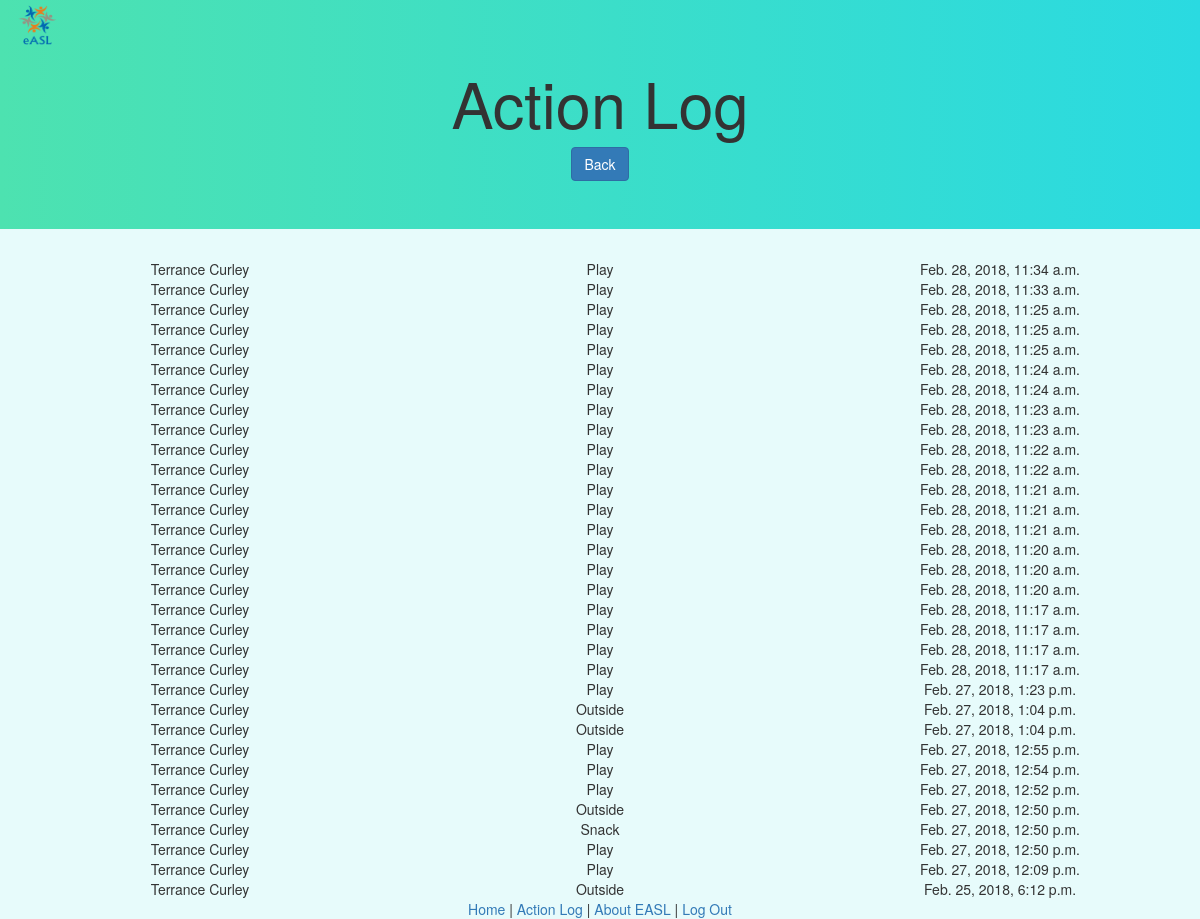
Page /actions/1/ (signed in) on the committed database.
### webApp/models.py (models this page shows, shortened)
class Action(models.Model):
    ACTION_CHOICES = [('S', 'Snack'), ('P', 'Play'), ('O', 'Outside'), ('B', 'Bathroom'), ('C', 'CallHome'), ('N', 'Nurse'), ('R', 'Read')]
    time = models.DateTimeField()
    action = models.CharField(max_length=1, choices=ACTION_CHOICES)
    student = models.ForeignKey('Student', on_delete=models.CASCADE)
    class Meta:
        ordering = ['-time']

class Student(models.Model):
    first_name = models.CharField(max_length=50)
    last_name = models.CharField(max_length=50)
    date_of_birth = models.DateField()
    gender = models.CharField(max_length=10, choices=[('M', 'Male'), ('F', 'Female')])
    parent = models.ForeignKey(User, null=True, blank=True, on_delete=models.CASCADE)
    def __str__(self):
        return(self.first_name + ' ' + self.last_name)
    class Meta:
        unique_together = [("first_name", "last_name", "date_of_birth")]
        ordering = ['last_name']

### webApp/views.py (the view)
# urls.py: url(r'^actions/(\d+)/', views.student_action_log, name='student_action_log'),
def student_action_log(request, id):
    if request.user.is_authenticated:
        try:
            student = Student.objects.get(id=id)
        except Student.DoesNotExist:
            raise Http404('Student not found')
        if request.user.is_staff or student.parent == request.user:
            actions = Action.objects.filter(student=student)
            return render(request, 'action_log.html', {'actions': actions})
        else:
            return redirect('/unauth')
    else:
        return redirect('/accounts/login')

### webApp/templates/action_log.html (shortened to what this page needs)
{% extends "base.html" %}
{% block content %}
<img class ='logo' src='/static/images/eASL_logo.png' height="50" width="75">
<div class="jumbotron text-center">
  <h1 class="text-center"> Action Log </h1>
  <input type=button class="btn btn-primary" value="Back" onClick="javascript:history.go(-1);">
</div>
{% for action in actions %}
  <div class="text-center">
    <div class="col-md-4">
      {{ action.student }}
    </div>
    <div class="col-md-4">
        {{ action.get_action_display }}
    </div>
    <div class="col-md-4">
        {{ action.time }}
    </div>
  </div>
{% endfor %}
{% endblock %}

### webApp/templates/action_log.html (style rules this page uses)
.jumbotron { background: linear-gradient(to right, #4DE2B0, #2ADAE1); }
body { background: #E7FBFB; }
.logo { position: relative; float:left; }

### rows in the picture
Action: student "Terrance Curley", action "Play", time "Feb. 28, 2018, 11:34 a.m."
Action: student "Terrance Curley", action "Play", time "Feb. 28, 2018, 11:33 a.m."
Action: student "Terrance Curley", action "Play", time "Feb. 28, 2018, 11:25 a.m."
Action: student "Terrance Curley", action "Play", time "Feb. 28, 2018, 11:25 a.m."
Action: student "Terrance Curley", action "Play", time "Feb. 28, 2018, 11:25 a.m."
Action: student "Terrance Curley", action "Play", time "Feb. 28, 2018, 11:24 a.m."
Action: student "Terrance Curley", action "Play", time "Feb. 28, 2018, 11:24 a.m."
Action: student "Terrance Curley", action "Play", time "Feb. 28, 2018, 11:23 a.m."
Action: student "Terrance Curley", action "Play", time "Feb. 28, 2018, 11:23 a.m."
Action: student "Terrance Curley", action "Play", time "Feb. 28, 2018, 11:22 a.m."
Action: student "Terrance Curley", action "Play", time "Feb. 28, 2018, 11:22 a.m."
Action: student "Terrance Curley", action "Play", time "Feb. 28, 2018, 11:21 a.m."
Action: student "Terrance Curley", action "Play", time "Feb. 28, 2018, 11:21 a.m."
Action: student "Terrance Curley", action "Play", time "Feb. 28, 2018, 11:21 a.m."
Action: student "Terrance Curley", action "Play", time "Feb. 28, 2018, 11:20 a.m."
Action: student "Terrance Curley", action "Play", time "Feb. 28, 2018, 11:20 a.m."
Action: student "Terrance Curley", action "Play", time "Feb. 28, 2018, 11:20 a.m."
Action: student "Terrance Curley", action "Play", time "Feb. 28, 2018, 11:17 a.m."
Action: student "Terrance Curley", action "Play", time "Feb. 28, 2018, 11:17 a.m."
Action: student "Terrance Curley", action "Play", time "Feb. 28, 2018, 11:17 a.m."
Action: student "Terrance Curley", action "Play", time "Feb. 28, 2018, 11:17 a.m."
Action: student "Terrance Curley", action "Play", time "Feb. 27, 2018, 1:23 p.m."
Action: student "Terrance Curley", action "Outside", time "Feb. 27, 2018, 1:04 p.m."
Action: student "Terrance Curley", action "Outside", time "Feb. 27, 2018, 1:04 p.m."
Action: student "Terrance Curley", action "Play", time "Feb. 27, 2018, 12:55 p.m."
Action: student "Terrance Curley", action "Play", time "Feb. 27, 2018, 12:54 p.m."
Action: student "Terrance Curley", action "Play", time "Feb. 27, 2018, 12:52 p.m."
Action: student "Terrance Curley", action "Outside", time "Feb. 27, 2018, 12:50 p.m."
Action: student "Terrance Curley", action "Snack", time "Feb. 27, 2018, 12:50 p.m."
Action: student "Terrance Curley", action "Play", time "Feb. 27, 2018, 12:50 p.m."
Action: student "Terrance Curley", action "Play", time "Feb. 27, 2018, 12:09 p.m."
Action: student "Terrance Curley", action "Outside", time "Feb. 25, 2018, 6:12 p.m."
